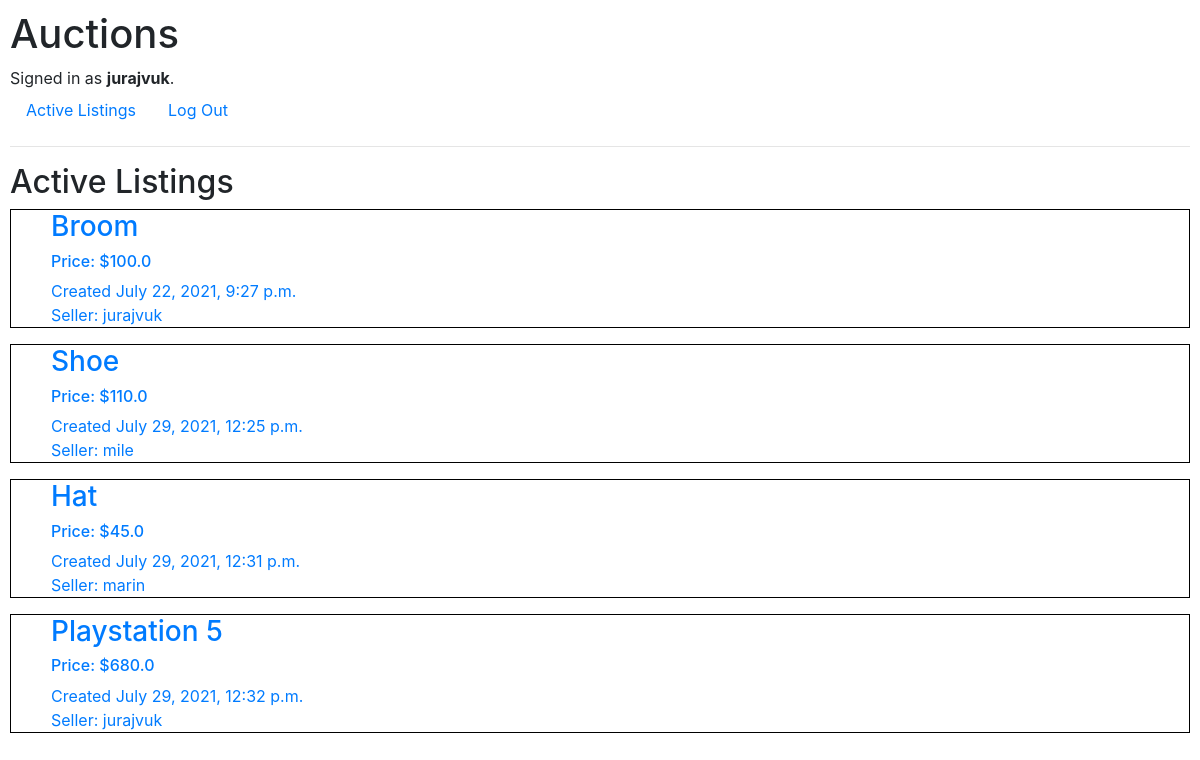
The app's page / (signed in) with its own data.
### auctions/models.py (models this page shows, shortened)
class User(AbstractUser):
    pass

class Listing(models.Model):
    title = models.CharField(max_length=50)
    image = models.CharField(max_length=255, null=True)
    description = models.CharField(max_length=255)
    starting_bid = models.FloatField(null=True)
    category = models.ManyToManyField(Category, blank=True, related_name="category")
    user = models.ForeignKey(User, null=True, blank=True, on_delete=models.SET_NULL)
    created = models.DateTimeField(default=timezone.now)

### auctions/views.py (the view)
# urls.py: path("", views.index, name="index"),
def index(request):
    items = Listing.objects.all()
    return render(request, "auctions/index.html", {
        "items": items,
    })

### auctions/templates/auctions/index.html (shortened to what this page needs)
{% extends "auctions/layout.html" %}
{% block body %}
    <h2>Active Listings</h2>
    {% for item in items %}
    <a href="#">
        <ul class="listing-list">
            <div class="list-description">
                <li><h3>{{item.title}}</h3></li>
                <li><h6>Price: ${{item.starting_bid}}</h6></li>
                <li>Created {{item.created}}</li>
                <li>Seller: {{item.user}}</li>
            </div>
        </ul>
    </a>
    {% endfor %}
{% endblock %}

### auctions/templates/auctions/layout.html (shortened to what this page needs)
{% load static %}
<!DOCTYPE html>
<html lang="en">
    <head>
        <link rel="stylesheet" href="https://stackpath.bootstrapcdn.com/bootstrap/4.4.1/css/bootstrap.min.css">
        <link href="{% static 'auctions/styles.css' %}" rel="stylesheet">
    </head>
    <body>
        <h1>Auctions</h1>
        <div>
            {% if user.is_authenticated %}
                Signed in as <strong>{{ user.username }}</strong>.
            {% else %}
                Not signed in.
            {% endif %}
        </div>
        <ul class="nav">
            <li class="nav-item">
                <a class="nav-link" href="{% url 'index' %}">Active Listings</a>
            </li>
            {% if user.is_authenticated %}
                <li class="nav-item">
                    <a class="nav-link" href="{% url 'logout' %}">Log Out</a>
                </li>
            {% endif %}
        </ul>
        <hr>
        {% block body %}
        {% endblock %}
    </body>
</html>

### auctions/static/auctions/styles.css (style rules this page uses)
body { padding: 10px; }
ul { list-style-type: none; }
.listing-list { display: flex; border: 1px solid black; }

### records on screen
User: username "jurajvuk"
Listing: title "Broom", starting_bid "100.0", created "July 22, 2021, 9:27 p.m.", user "jurajvuk"
Listing: title "Shoe", starting_bid "110.0", created "July 29, 2021, 12:25 p.m.", user "mile"
Listing: title "Hat", starting_bid "45.0", created "July 29, 2021, 12:31 p.m.", user "marin"
Listing: title "Playstation 5", starting_bid "680.0", created "July 29, 2021, 12:32 p.m.", user "jurajvuk"
